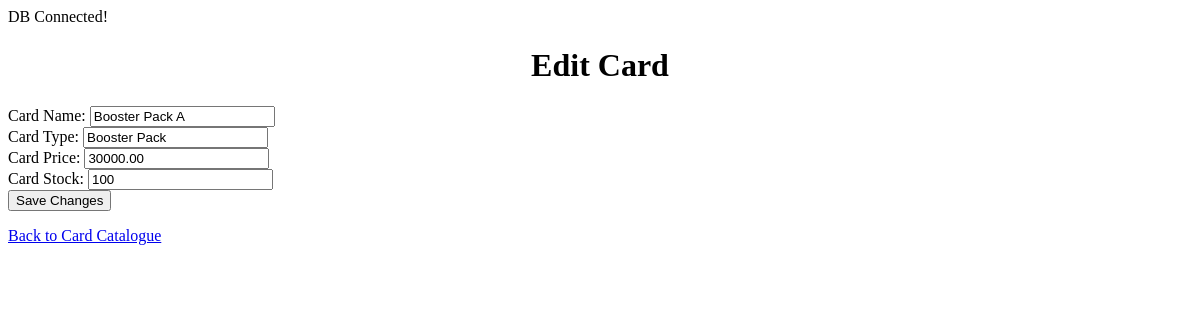
The app's page /sources/products/card_catalogue/edit.php?id=C00001 with its own data.
### tables this page shows
CREATE TABLE CardCatalogue (
        CardID char(6)  NOT NULL,
        CardName varchar(100)  NOT NULL,
        CardType varchar(50)  NOT NULL,
        CardPrice decimal(10,2)  NOT NULL,
        CardStock int  NOT NULL,
        CONSTRAINT CardCatalogue_pk PRIMARY KEY (CardID)
    );

### sources/products/card_catalogue/edit.php (the view, shortened to what this page needs)
<?php
include '../../../service/db.php';
$id = $_GET['id'];
$sql = 'SELECT * FROM CardCatalogue WHERE CardID = ?';
$statement = $pdo->prepare($sql);
$statement->execute([$id]);
$card = $statement->fetch();
?>
<!DOCTYPE html>
<html lang="en">
<head>
    <link rel="stylesheet" href="../../css/styles.css">
</head>
<body>
    <h1>Edit Card</h1>
    <form method="post">
        <label for="CardName">Card Name:</label>
        <input type="text" name="CardName" value="<?= htmlspecialchars($card['CardName']) ?>" required><br>
        <label for="CardType">Card Type:</label>
        <input type="text" name="CardType" value="<?= htmlspecialchars($card['CardType']) ?>" required><br>
        <label for="CardPrice">Card Price:</label>
        <input type="text" name="CardPrice" value="<?= htmlspecialchars($card['CardPrice']) ?>" required><br>
        <label for="CardStock">Card Stock:</label>
        <input type="text" name="CardStock" value="<?= htmlspecialchars($card['CardStock']) ?>" required><br>
        <button type="submit">Save Changes</button>
    </form>
    <a href="index.php">Back to Card Catalogue</a>
</body>
</html>

### styles.css (style rules this page uses)
h1 { text-align: center; }

### records on screen
cardcatalogue: CardName "Booster Pack A", CardType "Booster Pack", CardPrice "30000.00", CardStock "100"
